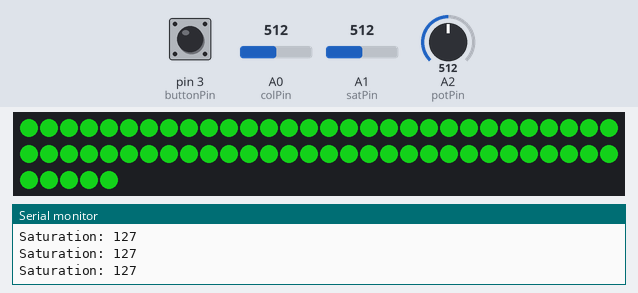
This sketch was run on a simulated Arduino Uno, built with avr-gcc and run on an emulated ATmega328P. On the bench: 65 RGB LEDs in strip order, left to right, continuing on the next row, the last lines printed to the serial monitor. The test bench sets the inputs (shaded band); at power-on: pin 3 (buttonPin) LOW, A0 (colPin) = 512, A1 (satPin) = 512, A2 (potPin) = 512. Dim RGB values are drawn brighter than linear.

Above: at 1.2 s.
1.3 s: pin 3 (buttonPin) pulled HIGH for 0.15 s
At 2.2 s:
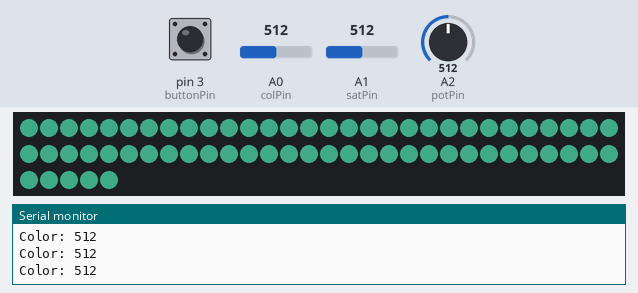
3.2 s: A0 (colPin) set to 0
At 3.6 s:
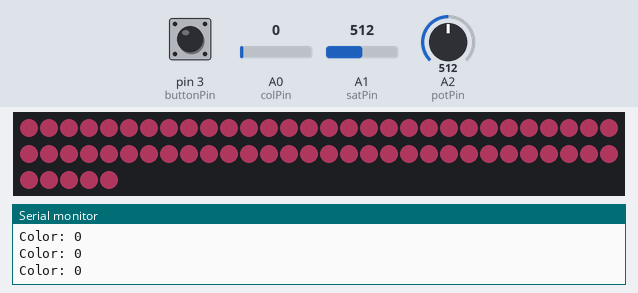
4.7 s: A1 (satPin) set to 716
6.2 s: A2 (potPin) set to 34
At 6.9 s:
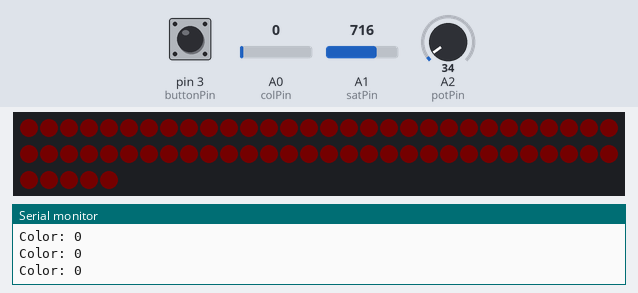
7.7 s: A2 (potPin) set to 28
At 8.9 s:
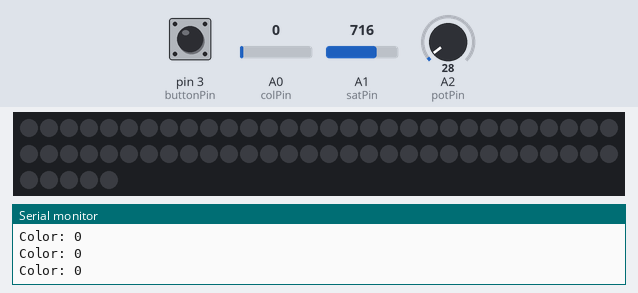
9.2 s: pin 3 (buttonPin) pulled HIGH for 1 s
At 11.7 s:
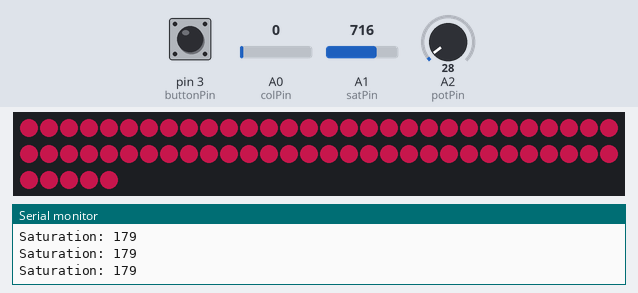
Timing chart, 0 to 12.7 s (numbered marks = the images above; inputs shaded):
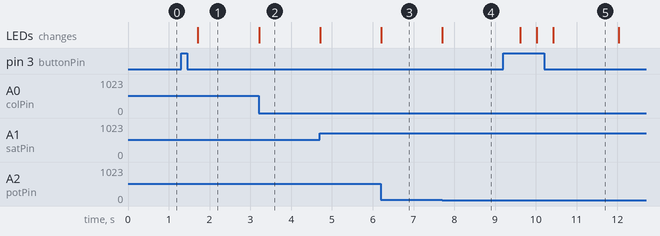

The sketch:

LED_Desk_Light.ino
```cpp
#include <FastLED.h>

#define NUM_LEDS 65
#define LED_PIN 7
#define SPEED 0.1
#define DIM_SPEED 500

int const buttonPin = 3;
int const potPin = A2;
int const colPin = A0;
int const satPin = A1;

float colVal = 100;
int colValTemp = 100;
int HIGH_VAL = 255;
int satVal = 255;
int button = 0;
int mode = -1;

CRGB led[NUM_LEDS];

//TODO: Prevent flickering by only updating by intervals of 10
//TODO: Add button interrupt

void setup() {
  pinMode(3, INPUT);

  Serial.begin(9600);

  FastLED.addLeds<NEOPIXEL, LED_PIN>(led, NUM_LEDS);

  for(int i = 0; i < NUM_LEDS; i++){
    led[i] = CHSV(colVal, satVal, HIGH_VAL);
  }
  FastLED.show();
}

void loop() {
  button = digitalRead(buttonPin);
  if(button != 0){
    mode *= -1;

    delay(400);
  }

  if(mode == 1){ //Manually set colors
    //Read Values
    HIGH_VAL = analogRead(potPin); // read the value of the potentiometer
    colValTemp = (int)analogRead(colPin);
    satVal = analogRead(satPin) -13; //-13 to prevent flashing
    colValTemp = map(colValTemp, 80, 920, 0, 255);
    HIGH_VAL = map(HIGH_VAL, 0, 1000, 0, 255);
    satVal = map(satVal, 0, 1000, 0, 255);

    //Avoid too low light case
    if(HIGH_VAL < 8){
      HIGH_VAL = 0;
    }

    if(colValTemp != colVal && colValTemp != colVal -1 && colValTemp != colVal + 1){
      colVal = colValTemp;
    }

    //Update LEDs
    for(int i = 0; i < NUM_LEDS; i++){
      led[i] = CHSV(colVal, satVal, HIGH_VAL);
    }
    FastLED.show();

    //Debug
    Serial.print("Color: ");
    Serial.print(analogRead(colPin));
    Serial.print("\n");

  } else { //Cycle through colors
    HIGH_VAL = analogRead(potPin); // read the value of the potentiometer
    satVal = analogRead(satPin) -13; //-13 to prevent flickering
    HIGH_VAL = map(HIGH_VAL, 0, 1000, 0, 255);
    satVal = map(satVal, 0, 1000, 0, 255);

    //update LEDs
    for(int i = 0; i < NUM_LEDS; i++){
      led[i] = CHSV(colVal, 180, 180);
      //led[i] = CHSV(colVal, satVal, HIGH_VAL); //this line currently causes flickering
    }
    FastLED.show();
    delay(SPEED);

    //Debug
    Serial.print("Saturation: ");
    Serial.print(satVal);
    Serial.print("\n");

    //Cycle through colors
    if(colVal < 255){
      colVal = colVal + 0.01;
    } else {
      colVal = 0;
    }
  }
}
```

Measured:
- the behaviour switches between 32 and 31 on A2 (potPin) (found by bisection; images 3 and 4)
- after the input at 1.3 s, the LEDs: change after 0.41 s (image 1)
- after the input at 3.2 s, the LEDs: change at once (image 2)
- after the input at 6.2 s, the LEDs: change at once (image 3)
- after the input at 7.7 s, the LEDs: change at once (image 4)
- after the input at 9.2 s, the LEDs: first change after 0.41 s (image 5 shows a later state)
